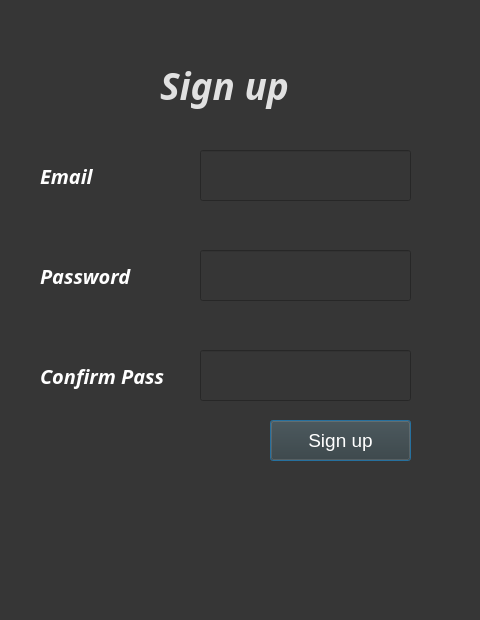
<?xml version="1.0" encoding="UTF-8"?>
<ui version="4.0">
 <class>Dialog</class>
 <widget class="QDialog" name="Dialog">
  <property name="geometry">
   <rect>
    <x>0</x>
    <y>0</y>
    <width>480</width>
    <height>620</height>
   </rect>
  </property>
  <property name="windowTitle">
   <string>Dialog</string>
  </property>
  <property name="styleSheet">
   <string notr="true">background-color: rgb(54, 54, 54);</string>
  </property>
  <widget class="QLabel" name="label">
   <property name="geometry">
    <rect>
     <x>160</x>
     <y>50</y>
     <width>171</width>
     <height>71</height>
    </rect>
   </property>
   <property name="font">
    <font>
     <family>Modern</family>
     <pointsize>28</pointsize>
     <weight>75</weight>
     <italic>true</italic>
     <bold>true</bold>
    </font>
   </property>
   <property name="styleSheet">
    <string notr="true">color:rgb(225, 225, 225); font-size:28pt;</string>
   </property>
   <property name="text">
    <string>Sign up</string>
   </property>
  </widget>
  <widget class="QLabel" name="label_2">
   <property name="geometry">
    <rect>
     <x>40</x>
     <y>160</y>
     <width>101</width>
     <height>31</height>
    </rect>
   </property>
   <property name="font">
    <font>
     <family>Modern</family>
     <pointsize>15</pointsize>
     <weight>75</weight>
     <italic>true</italic>
     <bold>true</bold>
    </font>
   </property>
   <property name="styleSheet">
    <string notr="true">font-size:15pt; color:rgb(255, 255, 255)</string>
   </property>
   <property name="text">
    <string>Email</string>
   </property>
  </widget>
  <widget class="QLineEdit" name="email">
   <property name="geometry">
    <rect>
     <x>200</x>
     <y>150</y>
     <width>211</width>
     <height>51</height>
    </rect>
   </property>
   <property name="styleSheet">
    <string notr="true">font-size:14pt; color:rgb(243, 243, 243)</string>
   </property>
  </widget>
  <widget class="QLineEdit" name="password">
   <property name="geometry">
    <rect>
     <x>200</x>
     <y>250</y>
     <width>211</width>
     <height>51</height>
    </rect>
   </property>
   <property name="styleSheet">
    <string notr="true">font-size:14pt; color:rgb(243, 243, 243)</string>
   </property>
   <property name="text">
    <string/>
   </property>
  </widget>
  <widget class="QLabel" name="label_3">
   <property name="geometry">
    <rect>
     <x>40</x>
     <y>260</y>
     <width>111</width>
     <height>31</height>
    </rect>
   </property>
   <property name="font">
    <font>
     <family>Modern</family>
     <pointsize>15</pointsize>
     <weight>75</weight>
     <italic>true</italic>
     <bold>true</bold>
    </font>
   </property>
   <property name="styleSheet">
    <string notr="true">font-size:15pt; color:rgb(255, 255, 255)</string>
   </property>
   <property name="text">
    <string>Password</string>
   </property>
  </widget>
  <widget class="QPushButton" name="signupbutton">
   <property name="geometry">
    <rect>
     <x>270</x>
     <y>420</y>
     <width>141</width>
     <height>41</height>
    </rect>
   </property>
   <property name="styleSheet">
    <string notr="true">background-color: rgb(55, 57, 55); font-size:14pt; color:rgb(255, 255, 255)</string>
   </property>
   <property name="text">
    <string>Sign up</string>
   </property>
  </widget>
  <widget class="QLineEdit" name="confirmpass">
   <property name="geometry">
    <rect>
     <x>200</x>
     <y>350</y>
     <width>211</width>
     <height>51</height>
    </rect>
   </property>
   <property name="styleSheet">
    <string notr="true">font-size:14pt; color:rgb(243, 243, 243)</string>
   </property>
   <property name="text">
    <string/>
   </property>
  </widget>
  <widget class="QLabel" name="label_4">
   <property name="geometry">
    <rect>
     <x>40</x>
     <y>360</y>
     <width>151</width>
     <height>31</height>
    </rect>
   </property>
   <property name="font">
    <font>
     <family>Modern</family>
     <pointsize>15</pointsize>
     <weight>75</weight>
     <italic>true</italic>
     <bold>true</bold>
    </font>
   </property>
   <property name="styleSheet">
    <string notr="true">font-size:15pt; color:rgb(255, 255, 255)</string>
   </property>
   <property name="text">
    <string>Confirm Pass</string>
   </property>
  </widget>
 </widget>
 <resources/>
 <connections/>
</ui>
